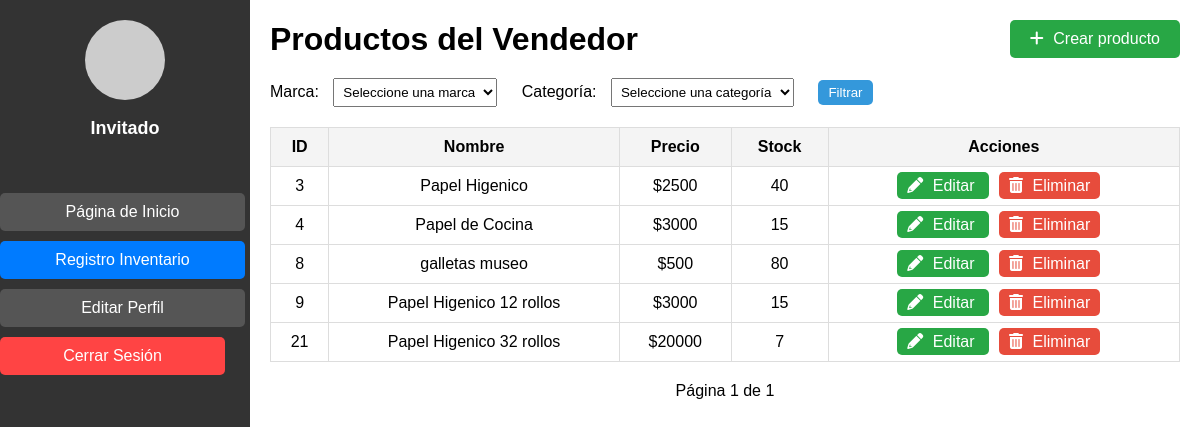
The app's page /vendedor/ with its own data.
### pagina/models.py (models this page shows, shortened)
class Producto(models.Model):
    nombre = models.CharField(max_length=50)
    precio = models.IntegerField()
    stock = models.IntegerField()
    fechaingreso = models.DateField(default=timezone.now)
    marca = models.ForeignKey('Marca', on_delete=models.PROTECT)
    descripcion = models.TextField(default="Sin descripción")

### pagina/views.py (the view)
# urls.py: path('vendedor/', vendedor, name='vendedor'),
def vendedor(request):
    productos = Producto.objects.all()
    marca_id = request.GET.get('marca')
    if marca_id:
        productos = productos.filter(marca_id=marca_id)
    categoria_id = request.GET.get('categoria')
    if categoria_id:
        productos = productos.filter(categoria_id=categoria_id)
    paginator = Paginator(productos, 15)  # 15 productos por página
    page_number = request.GET.get('page')
    page_obj = paginator.get_page(page_number)
    marcas = Marca.objects.all()
    categorias = Categoria.objects.all()
    return render(request, 'vendedor.html', {
        'page_obj': page_obj,
        'marcas': marcas,
        'categorias': categorias
    })

### pagina/templates/vendedor.html (shortened to what this page needs)
<!DOCTYPE html>
<html lang="es">
<head>
    {% load static %}
    <link rel="stylesheet" href="{% static 'css/vendedor.css' %}">
    <link rel="stylesheet" href="https://cdnjs.cloudflare.com/ajax/libs/font-awesome/6.0.0-beta3/css/all.min.css">
    <link rel="stylesheet" href="{% static 'css/lateral.css' %}">
</head>
<body>
    <div class="sidebar">
        <div class="perfil">
            <div class="perfil-imagen"></div>
            <p>
                {% if user.is_authenticated %}
                    {{ user.username }}
                {% else %}
                    Invitado
                {% endif %}
            </p>
        </div>
        <ul>
            <li><a href="{% url 'adminpage' %}">Página de Inicio</a></li>
            <li><a href="{% url 'vendedor' %}" class="active">Registro Inventario</a></li>
            <li><a href="{% url 'modificarperfil' %}" class="btn btn-primary w-100">Editar Perfil</a></li>
            <li>
                <form action="{% url 'logout' %}" method="post">
                    <button type="submit" class="btn btn-danger w-100">Cerrar Sesión</button>
                </form>
            </li>
        </ul>
    </div>
    <div class="main-content">
        <div class="header">
            <h1>Productos del Vendedor</h1>
            <a href="{% url 'crearproducto' %}" class="btn-create">
                <i class="fas fa-plus"></i> Crear producto
            </a>
        </div>
        <div class="filters">
            <form method="GET">
                <label for="marca">Marca:</label>
                <select name="marca" id="marca">
                    <option value="">Seleccione una marca</option>
                </select>
                <label for="categoria">Categoría:</label>
                <select name="categoria" id="categoria">
                    <option value="">Seleccione una categoría</option>
                </select>
                <button type="submit" class="btn-filter">Filtrar</button>
            </form>
        </div>
        <table class="product-table">
            <thead>
                <tr>
                    <th>ID</th>
                    <th>Nombre</th>
                    <th>Precio</th>
                    <th>Stock</th>
                    <th>Acciones</th>
                </tr>
            </thead>
            <tbody id="product-table-body">
                {% for producto in page_obj %}
                    <tr>
                        <td>{{ producto.id }}</td>
                        <td>{{ producto.nombre }}</td>
                        <td>${{ producto.precio }}</td>
                        <td>{{ producto.stock }}</td>
                        <td>
                            <a href="{% url 'editar_producto' producto.id %}" class="btn-edit">
                                <i class="fas fa-pencil-alt"></i> Editar
                            </a>
                            <a href="#" class="btn-edit btn-delete" data-id="{{ producto.id }}">
                                <i class="fas fa-trash-alt"></i> Eliminar
                            </a>
                        </td>
                    </tr>
                {% empty %}
                    <tr>
                        <td colspan="5">No hay productos disponibles.</td>
                    </tr>
                {% endfor %}
            </tbody>
        </table>
        <div class="pagination">
            <span class="page-link">
                Página {{ page_obj.number }} de {{ page_obj.paginator.num_pages }}
            </span>
        </div>
    </div>
</body>
</html>

### pagina/static/css/vendedor.css (style rules this page uses)
body { margin: 0; font-family: Arial, sans-serif; display: flex; }
.main-content { flex-grow: 1; padding: 20px; }
.header { display: flex; justify-content: space-between; align-items: center; margin-bottom: 20px; }
.header h1 { margin: 0; }
.btn-create { background-color: #28a745; color: white; padding: 10px 20px; text-decoration: none; border-radius: 5px; font-size: 16px; }
.btn-create i { margin-right: 5px; }
.filters { margin-bottom: 20px; }
.filters label { margin-right: 10px; }
.filters select { padding: 5px; margin-right: 20px; }
.filters .btn-filter { padding: 5px 10px; background-color: #3498db; color: white; border: none; border-radius: 5px; }
.product-table { width: 100%; border-collapse: collapse; margin-bottom: 20px; }
.product-table th, .product-table td { padding: 10px; text-align: center; border: 1px solid #ddd; }
.product-table th { background-color: #f4f4f4; }
.product-table td a { text-decoration: none; color: white; padding: 5px 10px; border-radius: 5px; }
.btn-edit { background-color: #28a745; margin-right: 10px; }
.btn-delete { background-color: #e74c3c; }
.btn-edit i, .btn-delete i { margin-right: 5px; }
.pagination { text-align: center; margin-top: 20px; }

### pagina/static/css/lateral.css (style rules this page uses)
.sidebar { width: 250px; height: 100vh; background-color: #333; display: flex; flex-direction: column; align-items: center; padding-top: 20px; }
.perfil { text-align: center; margin-bottom: 20px; }
.perfil-imagen { width: 80px; height: 80px; background-color: #ccc; border-radius: 50%; margin-bottom: 10px; }
.perfil p { color: #fff; font-size: 18px; font-weight: bold; }
.sidebar ul { list-style-type: none; padding: 0; width: 100%; }
.sidebar ul li { width: 100%; text-align: center; margin-bottom: 10px; }
.sidebar ul li a, .sidebar ul li button { display: block; width: 90%; padding: 10px; color: #fff; background-color: #555; border: none; border-radius: 5px; text-decoration: none; font-size: 16px; cursor: pointer; transition: background-color 0.3s ease; }
.sidebar ul li a.active { background-color: #007bff; }
.sidebar ul li button { background-color: #ff4444; }
.sidebar ul li a, .sidebar ul li button { box-shadow: none; outline: none; }

### records on screen
Producto: id "3", nombre "Papel Higenico", precio "2500", stock "40"
Producto: id "4", nombre "Papel de Cocina", precio "3000", stock "15"
Producto: id "8", nombre "galletas museo", precio "500", stock "80"
Producto: id "9", nombre "Papel Higenico 12 rollos", precio "3000", stock "15"
Producto: id "21", nombre "Papel Higenico 32 rollos", precio "20000", stock "7"

### other values on screen
{{ page_obj.number }} "1"
{{ page_obj.paginator.num_pages }} "1"
